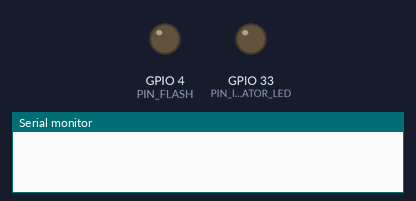
Bench run of a program on a simulated ESP32. Parts: output pins drawn as LEDs (lit = HIGH), the last lines printed to the serial monitor. WiFi joins after 1.5 s; servers stay silent unless stated; uploads are accepted with an empty reply; the camera gives no picture; not simulated (calls return 0 or success): credentials.h. At 5.2 s the program puts the board to deep sleep or switches it off; the recording ends there.

Above: at 0.0 s.
At 4.3 s:
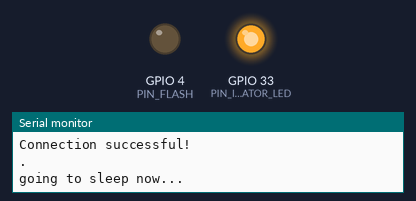
Timing chart, 0 to 5.2 s (numbered marks = the images above):
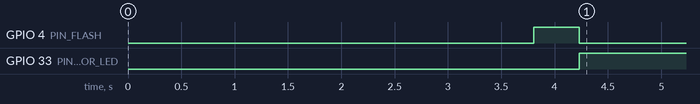

Measured:
- by itself, GPIO 4 (PIN_FLASH): LOW → HIGH at 3.8 s, → LOW 0.43 s later
- by itself, GPIO 33 (PIN_INDICATOR_LED): LOW → HIGH at 4.2 s

The program:

main.cpp
```cpp
#include <Arduino.h>
#include <WiFi.h>
#include "soc/soc.h"
#include "soc/rtc_cntl_reg.h"
#include "esp_camera.h"

#include "credentials.h"


#define PIN_INDICATOR_LED 33
#define INDICATOR_ON LOW
#define INDICATOR_OFF HIGH
#define PIN_FLASH 4
#define FLASH_ON HIGH
#define FLASH_OFF LOW

// #define PIN_HOLD_VCC 12
// #define HOLD_VCC_ON HIGH
// #define ALLOW_VCC_OFF LOW

#define PIN_PIR_SENSOR GPIO_NUM_12
#define PIR_ACTIVE_STATE 1


String serverName = "192.168.1.125";   // REPLACE WITH YOUR Raspberry Pi IP ADDRESS
//String serverName = "example.com";   // OR REPLACE WITH YOUR DOMAIN NAME

String serverPath = "/upload_amcam";     // The default serverPath should be upload.php

const int serverPort = 80;

WiFiClient client;

// CAMERA_MODEL_AI_THINKER
#define PWDN_GPIO_NUM     32
#define RESET_GPIO_NUM    -1
#define XCLK_GPIO_NUM      0
#define SIOD_GPIO_NUM     26
#define SIOC_GPIO_NUM     27

#define Y9_GPIO_NUM       35
#define Y8_GPIO_NUM       34
#define Y7_GPIO_NUM       39
#define Y6_GPIO_NUM       36
#define Y5_GPIO_NUM       21
#define Y4_GPIO_NUM       19
#define Y3_GPIO_NUM       18
#define Y2_GPIO_NUM        5
#define VSYNC_GPIO_NUM    25
#define HREF_GPIO_NUM     23
#define PCLK_GPIO_NUM     22

const int timerInterval = 120000;    // time between each HTTP POST image
unsigned long previousMillis = 0;   // last time image was sent

void print_wakeup_reason(){
  esp_sleep_wakeup_cause_t wakeup_reason;

  wakeup_reason = esp_sleep_get_wakeup_cause();

  switch(wakeup_reason)
  {
    case ESP_SLEEP_WAKEUP_EXT0 : Serial.println("Wakeup caused by external signal using RTC_IO"); break;
    case ESP_SLEEP_WAKEUP_EXT1 : Serial.println("Wakeup caused by external signal using RTC_CNTL"); break;
    case ESP_SLEEP_WAKEUP_TIMER : Serial.println("Wakeup caused by timer"); break;
    case ESP_SLEEP_WAKEUP_TOUCHPAD : Serial.println("Wakeup caused by touchpad"); break;
    case ESP_SLEEP_WAKEUP_ULP : Serial.println("Wakeup caused by ULP program"); break;
    default : Serial.printf("Wakeup was not caused by deep sleep: %d\n",wakeup_reason); break;
  }
}


String sendPhoto()
{
  digitalWrite(PIN_FLASH,FLASH_ON);
  String getAll;
  String getBody;

  camera_fb_t * fb = NULL;
  fb = esp_camera_fb_get();
  if(!fb) {
    Serial.println("Camera capture failed");
    delay(1000);
    ESP.restart();
  }

  Serial.println("Connecting to server: " + serverName);

  if (client.connect(serverName.c_str(), serverPort)) {
    Serial.println("Connection successful!");
    String head = "--RandomNerdTutorials\r\nContent-Disposition: form-data; name=\"imageFile\"; filename=\"esp32-cam.jpg\"\r\nContent-Type: image/jpeg\r\n\r\n";
    String tail = "\r\n--RandomNerdTutorials--\r\n";

    uint32_t imageLen = fb->len;
    uint32_t extraLen = head.length() + tail.length();
    uint32_t totalLen = imageLen + extraLen;

    client.println("POST " + serverPath + " HTTP/1.1");
    client.println("Host: " + serverName);
    client.println("Content-Length: " + String(totalLen));
    client.println("Content-Type: multipart/form-data; boundary=RandomNerdTutorials");
    client.println();
    client.print(head);

    uint8_t *fbBuf = fb->buf;
    size_t fbLen = fb->len;
    for (size_t n=0; n<fbLen; n=n+1024) {
      if (n+1024 < fbLen) {
        client.write(fbBuf, 1024);
        fbBuf += 1024;
      }
      else if (fbLen%1024>0) {
        size_t remainder = fbLen%1024;
        client.write(fbBuf, remainder);
      }
    }
    client.print(tail);

    esp_camera_fb_return(fb);

    int timoutTimer = 10000;
    long startTimer = millis();
    boolean state = false;

    while ((startTimer + timoutTimer) > millis()) {
      Serial.print(".");
      delay(100);
      while (client.available()) {
        char c = client.read();
        if (c == '\n') {
          if (getAll.length()==0) { state=true; }
          getAll = "";
        }
        else if (c != '\r') { getAll += String(c); }
        if (state==true) { getBody += String(c); }
        startTimer = millis();
      }
      if (getBody.length()>0) { break; }
    }
    Serial.println();
    client.stop();
    Serial.println(getBody);
  }
  else {
    getBody = "Connection to " + serverName +  " failed.";
    Serial.println(getBody);
  }
  digitalWrite(PIN_FLASH,FLASH_OFF);
  return getBody;
}

void start_wifi()
{

  WiFi.mode(WIFI_STA);
  Serial.println();
  Serial.print("Connecting to ");
  Serial.println(ssid);
  WiFi.begin(ssid, password);
  while (WiFi.status() != WL_CONNECTED) {
    Serial.println("waiting for wifi");
    delay(500);
  }
  Serial.println();
  Serial.print("ESP32-CAM IP Address: ");
  Serial.println(WiFi.localIP());
}

void setup() {
  // No longer used: Very first job, hold Vcc
  // pinMode(PIN_HOLD_VCC,OUTPUT);
  // digitalWrite(PIN_HOLD_VCC,HOLD_VCC_ON);

  WRITE_PERI_REG(RTC_CNTL_BROWN_OUT_REG, 0);

  Serial.begin(115200);
  delay(2000);

  Serial.println("Started....");

  print_wakeup_reason();

  // for (uint8_t i=10;i>0;i--)
  // {
  //   Serial.printf("%d\n",i);
  //   delay(1000);
  // }

  start_wifi();

  pinMode(PIN_INDICATOR_LED,OUTPUT);
  digitalWrite(PIN_INDICATOR_LED,INDICATOR_ON);
  pinMode(PIN_FLASH,OUTPUT);
  digitalWrite(PIN_FLASH,FLASH_OFF);


  camera_config_t config;
  config.ledc_channel = LEDC_CHANNEL_0;
  config.ledc_timer = LEDC_TIMER_0;
  config.pin_d0 = Y2_GPIO_NUM;
  config.pin_d1 = Y3_GPIO_NUM;
  config.pin_d2 = Y4_GPIO_NUM;
  config.pin_d3 = Y5_GPIO_NUM;
  config.pin_d4 = Y6_GPIO_NUM;
  config.pin_d5 = Y7_GPIO_NUM;
  config.pin_d6 = Y8_GPIO_NUM;
  config.pin_d7 = Y9_GPIO_NUM;
  config.pin_xclk = XCLK_GPIO_NUM;
  config.pin_pclk = PCLK_GPIO_NUM;
  config.pin_vsync = VSYNC_GPIO_NUM;
  config.pin_href = HREF_GPIO_NUM;
  config.pin_sscb_sda = SIOD_GPIO_NUM;
  config.pin_sscb_scl = SIOC_GPIO_NUM;
  config.pin_pwdn = PWDN_GPIO_NUM;
  config.pin_reset = RESET_GPIO_NUM;
  config.xclk_freq_hz = 20000000;
  config.pixel_format = PIXFORMAT_JPEG;

  // init with high specs to pre-allocate larger buffers
  if(psramFound()){

    config.frame_size = FRAMESIZE_SVGA;
    config.jpeg_quality = 10;  //0-63 lower number means higher quality
    config.fb_count = 2;
  } else {
    config.frame_size = FRAMESIZE_CIF;
    config.jpeg_quality = 12;  //0-63 lower number means higher quality
    config.fb_count = 1;
  }
  Serial.printf("Using PSRAM?- %s\n",psramFound()?"YES":"NO");
  // camera init
  esp_err_t err = esp_camera_init(&config);
  Serial.println("Camera init'd");
  if (err != ESP_OK) {
    Serial.printf("Camera init failed with error 0x%x", err);
    delay(2000);
    ESP.restart();
  }
  //start_wifi();
  Serial.println("About to send photo...");
  sendPhoto();
  digitalWrite(PIN_INDICATOR_LED,INDICATOR_OFF);

  // Cut power!- no longer used!
  // Serial.println("About to drop power");
  // delay(500);
  // digitalWrite(PIN_HOLD_VCC,ALLOW_VCC_OFF);


  // Set wakeup source as gpio12
  esp_sleep_enable_ext0_wakeup(PIN_PIR_SENSOR,PIR_ACTIVE_STATE);
  Serial.println("going to sleep now...");
  delay(1000);
  esp_deep_sleep_start();
  Serial.println("This should never be seen!");
}

void loop()
{
  Serial.println("This is never called!!");
}
```
